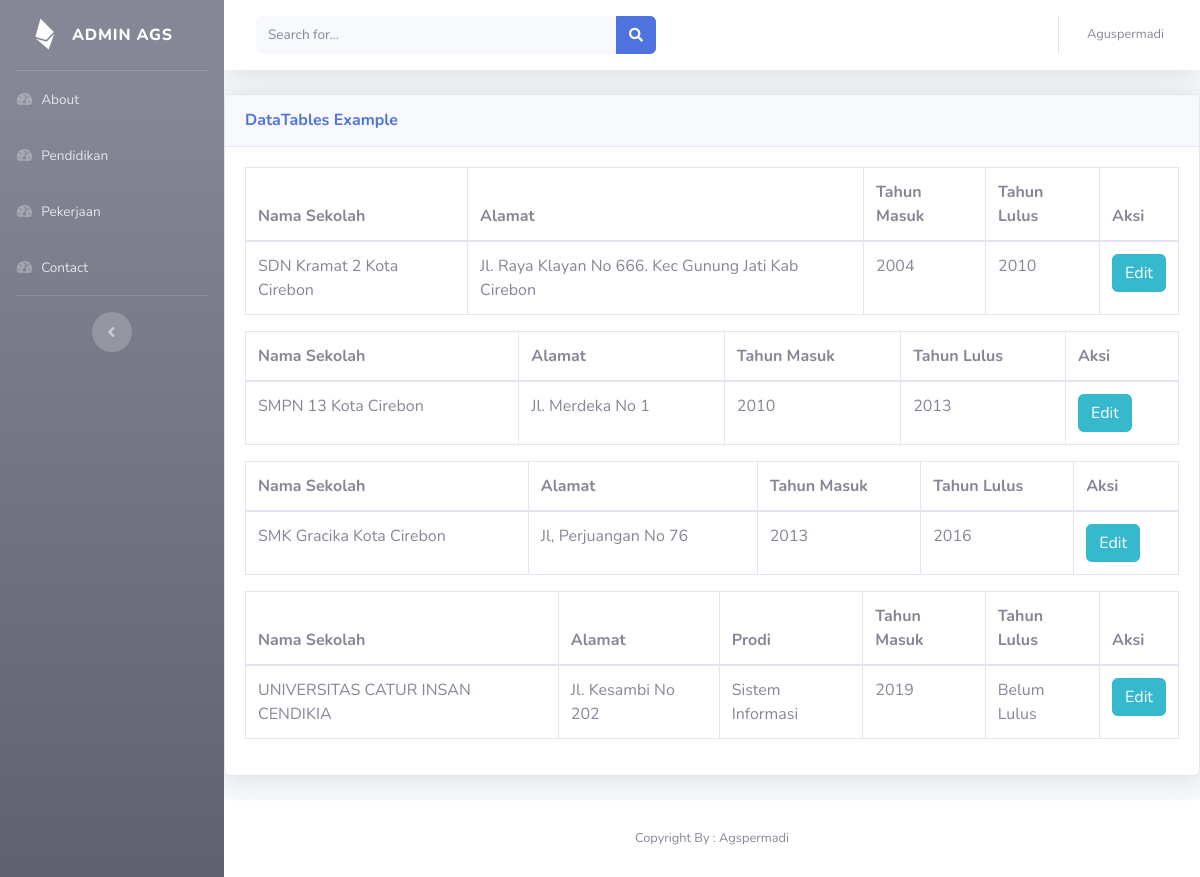
Screenshot of /index.php/pendidikan_admin with the database file from the repository.
### tables this page shows
CREATE TABLE `tb_sd` (
  `id_sd` int(11) NOT NULL,
  `nama` varchar(100) NOT NULL,
  `alamat` text NOT NULL,
  `thn_masuk` int(11) NOT NULL,
  `thn_lulus` int(11) NOT NULL
);

CREATE TABLE `tb_smp` (
  `id_smp` int(11) NOT NULL,
  `nama` varchar(100) NOT NULL,
  `alamat` varchar(200) NOT NULL,
  `thn_masuk` int(11) NOT NULL,
  `thn_lulus` int(11) NOT NULL
);

CREATE TABLE `tb_sma` (
  `id_sma` int(11) NOT NULL,
  `nama` varchar(100) NOT NULL,
  `alamat` varchar(200) NOT NULL,
  `thn_masuk` int(11) NOT NULL,
  `thn_lulus` int(11) NOT NULL
);

CREATE TABLE `tb_univ` (
  `id_univ` int(11) NOT NULL,
  `nama` varchar(100) NOT NULL,
  `alamat` varchar(100) NOT NULL,
  `prodi` varchar(50) NOT NULL,
  `thn_masuk` int(11) NOT NULL,
  `thn_lulus` varchar(11) NOT NULL
);

### application/controllers/Pendidikan_admin.php (called while the page is built, shortened)
<?php
class Pendidikan_admin extends CI_Controller
{
 public function __construct()
 {
  $this->load->model('PendidikanModel');
 }
    public function index()
    {
   $data['Allsd'] = $this->PendidikanModel->get_all_sd();
  $data['Allsmp'] = $this->PendidikanModel->get_all_smp();
  $data['Allsma'] = $this->PendidikanModel->get_all_sma();
  $data['Alluniv'] = $this->PendidikanModel->get_all_univ();
        $this->load->view('template_admin/header.php');
        $this->load->view('template_admin/sidebar.php');
        $this->load->view('template_admin/topbar.php');
        $this->load->view('pendidikan_admin/index.php',$data);
        $this->load->view('template_admin/footer.php');
    }
   }

### index.php (called while the page is built, shortened)
<?php
require_once BASEPATH.'core/CodeIgniter.php';

### application/models/PendidikanModel.php (called while the page is built)
<?php
class PendidikanModel extends CI_Model
{
 public function get_all_sd()
 {
  $query = "SELECT * FROM tb_sd";
  return $this->db->query($query)->result_array();
 }
 public function get_all_smp()
 {
  $query = "SELECT * FROM tb_smp";
  return $this->db->query($query)->result_array();
 }
 public function get_all_sma()
 {
  $query = "SELECT * FROM tb_sma";
  return $this->db->query($query)->result_array();
 }
 public function get_all_univ()
 {
  $query = "SELECT * FROM tb_univ";
  return $this->db->query($query)->result_array();
 }
}

### application/views/pendidikan_admin/index.php (the view, shortened to what this page needs)
<div class="card shadow mb-4">
 <div class="card-header py-3">
  <h6 class="m-0 font-weight-bold text-primary">DataTables Example</h6>
 </div>
 <div class="card-body">
  <div class="table-responsive">
   <table class="table table-bordered" id="dataTable" width="100%" cellspacing="0">
    <thead>
     <tr>
      <th>Nama Sekolah</th>
      <th>Alamat</th>
      <th>Tahun Masuk</th>
      <th>Tahun Lulus</th>
      <th>Aksi</th>
     </tr>
    </thead>
    <tbody>
     <?php
     foreach ($Allsd as $sd) {
     ?>
      <tr>
       <td><?= $sd['nama']; ?></td>
       <td><?= $sd['alamat']; ?></td>
       <td><?= $sd['thn_masuk']; ?></td>
       <td><?= $sd['thn_lulus']; ?></td>
       <td><a href="<?= base_url('pendidikan_admin/edit/' . $sd['id_sd']) ?>" class=" btn btn-info">Edit</a></td>
      </tr>
     <?php } ?>
    </tbody>
   </table>
  </div>
  <div class="table-responsive">
   <table class="table table-bordered" id="dataTable" width="100%" cellspacing="0">
    <thead>
     <tr>
      <th>Nama Sekolah</th>
      <th>Alamat</th>
      <th>Tahun Masuk</th>
      <th>Tahun Lulus</th>
      <th>Aksi</th>
     </tr>
    </thead>
    <tbody>
     <?php
     foreach ($Allsmp as $smp) {
     ?>
      <tr>
       <td><?= $smp['nama']; ?></td>
       <td><?= $smp['alamat']; ?></td>
       <td><?= $smp['thn_masuk']; ?></td>
       <td><?= $smp['thn_lulus']; ?></td>
       <td><a href="<?= base_url('pendidikan_admin/edit1/' . $smp['id_smp']) ?>" class=" btn btn-info">Edit</a></td>
      </tr>
     <?php } ?>
    </tbody>
   </table>
  </div>
  <div class="table-responsive">
   <table class="table table-bordered" id="dataTable" width="100%" cellspacing="0">
    <thead>
     <tr>
      <th>Nama Sekolah</th>
      <th>Alamat</th>
      <th>Tahun Masuk</th>
      <th>Tahun Lulus</th>
      <th>Aksi</th>
     </tr>
    </thead>
    <tbody>
     <?php
     foreach ($Allsma as $sma) {
     ?>
      <tr>
       <td><?= $sma['nama']; ?></td>
       <td><?= $sma['alamat']; ?></td>
       <td><?= $sma['thn_masuk']; ?></td>
       <td><?= $sma['thn_lulus']; ?></td>
       <td><a href="<?= base_url('pendidikan_admin/edit2/' . $sma['id_sma']) ?>" class=" btn btn-info">Edit</a></td>
      </tr>
     <?php } ?>
    </tbody>
   </table>
  </div>
  <div class="table-responsive">
   <table class="table table-bordered" id="dataTable" width="100%" cellspacing="0">
    <thead>
     <tr>
      <th>Nama Sekolah</th>
      <th>Alamat</th>
      <th>Prodi</th>
      <th>Tahun Masuk</th>
      <th>Tahun Lulus</th>
      <th>Aksi</th>
     </tr>
    </thead>
    <tbody>
     <?php
     foreach ($Alluniv as $univ) {
     ?>
      <tr>
       <td><?= $univ['nama']; ?></td>
       <td><?= $univ['alamat']; ?></td>
       <td><?= $univ['prodi']; ?></td>
       <td><?= $univ['thn_masuk']; ?></td>
       <td><?= $univ['thn_lulus']; ?></td>
       <td><a href="<?= base_url('pendidikan_admin/edit3/' . $univ['id_univ']) ?>" class=" btn btn-info">Edit</a></td>
      </tr>
     <?php } ?>
    </tbody>
   </table>
  </div>
 </div>
</div>

### application/views/template_admin/header.php (shortened to what this page needs)
<!DOCTYPE html>
<html lang="en">
<head>
    <link href="<?= base_url() ?>assets_admin/vendor/fontawesome-free/css/all.min.css" rel="stylesheet" type="text/css">
    <link href="<?= base_url() ?>assets_admin/css/sb-admin-2.min.css" rel="stylesheet">
</head>
<body id="page-top">
    <div id="wrapper">

### application/views/template_admin/sidebar.php
<ul class="navbar-nav bg-gradient-secondary sidebar sidebar-dark accordion" id="accordionSidebar">
    <a class="sidebar-brand d-flex align-items-center justify-content-center" href="index.html">
        <div class="sidebar-brand-icon rotate-n-15">
            <i class="fab fa-ethereum"></i>
        </div>
        <div class="sidebar-brand-text mx-3">Admin AGS</div>
    </a>
    <hr class="sidebar-divider my-0">
    <li class="nav-item">
        <a class="nav-link" href="<?= base_url('about_admin') ?>">
            <i class="fas fa-fw fa-tachometer-alt"></i>
            <span>About</span></a>
    </li>
    <li class="nav-item">
        <a class="nav-link" href="<?= base_url('pendidikan_admin') ?>">
            <i class="fas fa-fw fa-tachometer-alt"></i>
            <span>Pendidikan</span></a>
    </li>
    <li class="nav-item">
        <a class="nav-link" href="<?= base_url('pekerjaan_admin') ?>">
            <i class="fas fa-fw fa-tachometer-alt"></i>
            <span>Pekerjaan</span></a>
    </li>
    <li class="nav-item">
        <a class="nav-link" href="<?= base_url('contactadmin') ?>">
            <i class="fas fa-fw fa-tachometer-alt"></i>
            <span>Contact</span></a>
    </li>
    <hr class="sidebar-divider d-none d-md-block">
    <div class="text-center d-none d-md-inline">
        <button class="rounded-circle border-0" id="sidebarToggle"></button>
    </div>
</ul>

### application/views/template_admin/topbar.php (shortened to what this page needs)
<div id="content-wrapper" class="d-flex flex-column">
    <div id="content">
        <nav class="navbar navbar-expand navbar-light bg-white topbar mb-4 static-top shadow">
            <form class="d-none d-sm-inline-block form-inline mr-auto ml-md-3 my-2 my-md-0 mw-100 navbar-search">
                <div class="input-group">
                    <input type="text" class="form-control bg-light border-0 small" placeholder="Search for..." aria-label="Search" aria-describedby="basic-addon2">
                    <div class="input-group-append">
                        <button class="btn btn-primary" type="button">
                            <i class="fas fa-search fa-sm"></i>
                        </button>
                    </div>
                </div>
            </form>
            <ul class="navbar-nav ml-auto">
                <li class="nav-item dropdown no-arrow">
                    <a class="nav-link dropdown-toggle" href="#" id="userDropdown" role="button" data-toggle="dropdown" aria-haspopup="true" aria-expanded="false">
                        <span class="mr-2 d-none d-lg-inline text-gray-600 small">Aguspermadi</span>
                    </a>
                </li>
            </ul>
        </nav>

### application/views/template_admin/footer.php (shortened to what this page needs)
<footer class="sticky-footer bg-white">
    <div class="container my-auto">
        <div class="copyright text-center my-auto">
            <span>Copyright By : Agspermadi</span>
        </div>
    </div>
</footer>
</div>
</div>
</body>
</html>

### rows the page displays
tb_sd: nama "SDN Kramat 2 Kota Cirebon", alamat "Jl. Raya Klayan No 666. Kec Gunung Jati Kab Cirebon", thn_masuk "2004", thn_lulus "2010"
tb_smp: nama "SMPN 13 Kota Cirebon", alamat "Jl. Merdeka No 1", thn_masuk "2010", thn_lulus "2013"
tb_sma: nama "SMK Gracika Kota Cirebon", alamat "Jl, Perjuangan No 76", thn_masuk "2013", thn_lulus "2016"
tb_univ: nama "UNIVERSITAS CATUR INSAN CENDIKIA", alamat "Jl. Kesambi No 202", prodi "Sistem Informasi", thn_masuk "2019", thn_lulus "Belum Lulus"
